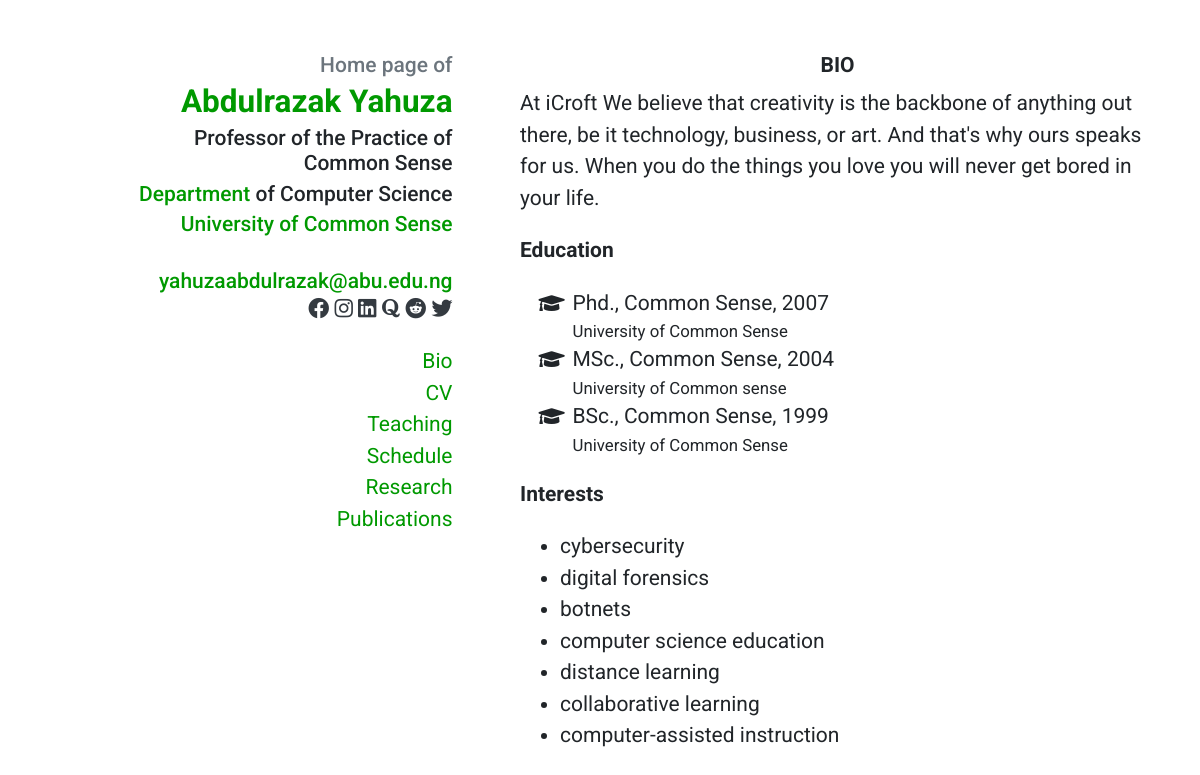
/staff/abdullyahuza/bio, run on the app's committed database.
### tables this page shows
CREATE TABLE `staff_details` (
  `id` int(11) NOT NULL,
  `user_id` int(11) NOT NULL,
  `title` varchar(20) DEFAULT NULL,
  `firstName` varchar(20) DEFAULT NULL,
  `middleName` varchar(20) DEFAULT NULL,
  `lastName` varchar(20) DEFAULT NULL,
  `email` varchar(50) DEFAULT NULL,
  `gsm` varchar(13) DEFAULT NULL,
  `department` varchar(50) DEFAULT NULL,
  `taking` varchar(50) DEFAULT NULL,
  `field` varchar(100) DEFAULT NULL,
  `bio` text DEFAULT NULL,
  `teaching` text DEFAULT NULL,
  `schedule` text DEFAULT NULL,
  `research` text DEFAULT NULL,
  `publications` text DEFAULT NULL,
  `img` varchar(20) DEFAULT NULL
);

### core/classes/Input.php (called while the page is built, shortened)
<?php
class Input {
    public static function get($item) {
        if (isset($_POST[$item])) {
            return $_POST[$item];
        } else if (isset($_GET[$item])) {
            return $_GET[$item];
        }
        return '';
    }
}

### core/classes/Config.php (called while the page is built)
<?php
class Config {
    public static function get($path = null) {
        if($path) {
            $config = $GLOBALS['config'];
            $path = explode('/', $path);
            foreach ($path as $bit) {
                if (isset($config[$bit])) {
                    $config = $config[$bit];
                }
            }
            return $config;
        }
        return false;
    }
}

### core/classes/DB.php (called while the page is built, shortened)
<?php
class DB {
    private static $_instance = null;
    private $_pdo,
            $_query,
            $_error = false,
            $_results,
            $_count = 0;
    private function __construct() {
        try {
            $this->_pdo = new PDO('mysql:host=' .Config::get('mysql/host'). ';dbname=' .Config::get('mysql/db'), Config::get('mysql/username'), Config::get('mysql/password'));
        } catch(PDOException $e) {
            die($e.getMessage());
        }
    }
    public static function getInstance() {
        if(!isset(self::$_instance)) {
            self::$_instance = new DB();
        }
        return self::$_instance;
    }
    public function query($sql, $params = array()) {
        $this->_error = false;
        if($this->_query = $this->_pdo->prepare($sql)) {
            $x = 1;
            if(count($params)) {
                foreach ($params as $param) {
                    $this->_query->bindValue($x, $param);
                    $x++;
                }
            }
            if($this->_query->execute()) {
                $this->_results = $this->_query->fetchAll(PDO::FETCH_OBJ);
                $this->_count = $this->_query->rowCount();
            } else {
                $this->_error = true;
            }
        }
        return $this;
    }
    public function action($action, $table, $where = array()) {
        if (count($where) === 3) {
            $operators = array('=','>','<','>=','<=');
            $field = $where[0];
            $operator = $where[1];
            $value = $where[2];
            if (in_array($operator, $operators)) {
                 $sql = "{$action} FROM {$table} WHERE {$field} {$operator} ?";
                 if (!$this->query($sql, array($value))->error()) {
                     return $this;
                 }
             }
        }
    }
    public function get($table, $where) {
        return $this->action('SELECT *', $table, $where);
    }
    public function results() {
        return $this->_results;
    }
    public function first() {
        return $this->results()[0];
    }
    public function error() {
        return $this->_error;
    }
    public function count() {
        return $this->_count;
    }
}

### core/classes/User.php (called while the page is built, shortened)
<?php
    class User {
        private $_db,
                $_data,
                $_sessionName,
                $_cookieName,
                $_isLoggedIn;
        public function __construct($user=null) {
            $this->_db = DB::getInstance();
            $this->_sessionName = Config::get('session/session_name');
            if (!$user) {
                if (Session::exists($this->_sessionName)) {
                    $user = Session::get($this->_sessionName);
                    if ($this->find($user)) {
                        $this->_isLoggedIn = true;
                    } else {
                    }
                }
            } else {
                $this->find($user);
            }
        }
        public function find($user = null) {
            if ($user) {
                $field = (is_numeric($user)) ? 'id' : 'username';
                $data = $this->_db->get('users', array($field, '=', $user));
                if ($data->count()) {
                    $this->_data = $data->first();
                    return true;
                }
            }
            return false;
        }
        public function exists() {
            return (!empty($this->_data)) ? true : false;
        }
        public function data() {
            return $this->_data;
        }
    }
 ?>

### core/functions/sanitize.php (called while the page is built)
<?php
function escape($string){
    return htmlentities($string, ENT_QUOTES, 'UTF-8');
}

### staff/bio.php (the view, shortened to what this page needs)
<?php
$username = Input::get('s');
if (!$username) {
    Redirect::to('../error/');
} else {
    $user = new User($username);
    if (!$user->exists()) {
        Redirect::to('../error/');
    } else {
        $data = $user->data();
        $sData = DB::getInstance()->get('staff_details',array('user_id', '=', $data->id))->first();
    ?>
    <?php include 'includes/pages/staff_header.php'; ?>
        <div class="container">
            <div class="row">
                <?php include 'includes/pages/staff_profile_sidebar.php' ?>
                <main class="col-md-7">
                    <h1 style="text-align: center;">BIO</h1>
                        <?php echo $sData->bio; ?>
                </main>
            </div>
        </div>
    <?php include 'includes/pages/staff_footer.php'; ?>
<?php
    }
}
?>

### staff/includes/pages/staff_profile_sidebar.php (shortened to what this page needs)
<aside class="col-md-5">
    <h2 class="mb-1 text-muted">Home page of <?php echo escape($sData->title); ?></h2>
    <h1 class="mb-1"><a href="../<?php echo escape($data->username); ?>/"><?php echo escape($sData->firstName)." ".escape($sData->middleName)." ".escape($sData->lastName); ?></a></h1>
    <h2 class="mb-1 pl-md-5"><?php echo escape($sData->field); ?></h2>
    <h2 class="mb-1 pl-md-5"><a href="../../departments">Department</a> of <?php echo escape($sData->department); ?></h2>
    <h3 class="mb-4"><a href="https://www.kadunapoly.edu.ng/">University of Common Sense</a></h3>
    <h3 class="mb-0"><a href="mailto:<?php echo escape($sData->email); ?>"><?php echo escape($sData->email); ?></a></h3>
    <p class="mb-0">
        <a class="text-dark" href="https://www.facebook.com/<?php echo escape($data->username); ?>"><i class="fab fa-facebook"></i></a>
        <a class="text-dark" href="https://www.instagram.com/<?php echo escape($data->username); ?>"><i class="fab fa-instagram"></i></a>
        <a class="text-dark" href="https://www.linkedin.com/in/<?php echo escape($data->username); ?>"><i class="fab fa-linkedin"></i></a>
        <a class="text-dark" href="https://www.quora.com/profile/<?php echo escape($data->username); ?>"><i class="fab fa-quora"></i></a>
        <a class="text-dark" href="https://www.reddit.com/user/<?php echo escape($data->username); ?>"><i class="fab fa-reddit"></i></a>
        <a class="text-dark" href="https://twitter.com/<?php echo escape($data->username); ?>"><i class="fab fa-twitter"></i></a>
    </p>
    <nav class="d-block mb-4 p-0 navbar navbar-expand-md navbar-light">
        <div class="collapse navbar-collapse" id="navbar">
            <ul class="flex-column ml-md-auto mt-3 nav">
                <li class="nav-item">
                    <a class="nav-link p-0" href="../<?php echo escape($data->username); ?>/bio">Bio</a>
                </li>
                <li class="nav-item">
                    <a class="nav-link p-0" href="../<?php echo escape($data->username); ?>/cv">CV</a>
                </li>
                <li class="nav-item">
                    <a class="nav-link p-0" href="../<?php echo escape($data->username); ?>/teaching">Teaching</a>
                </li>
                <li class="nav-item">
                    <a class="nav-link p-0" href="../<?php echo escape($data->username); ?>/schedule">Schedule</a>
                </li>
                <li class="nav-item">
                    <a class="nav-link p-0" href="../<?php echo escape($data->username); ?>/research">Research</a>
                </li>
                <li class="nav-item">
                    <a class="nav-link p-0" href="../<?php echo escape($data->username); ?>/publications">Publications</a>
                </li>
            </ul>
        </div>
    </nav>
</aside>

### staff/all.css (style rules this page uses)
.fa,.fab,.fad,.fal,.far,.fas { -moz-osx-font-smoothing:grayscale;-webkit-font-smoothing:antialiased;display:inline-block;font-style:normal;font-variant:normal;text-rendering:auto;line-height:1 }
.fa-ul { list-style-type:none;margin-left:2.5em;padding-left:0 }
.fa-ul>li { position:relative }
.fa-li { left:-2em;position:absolute;text-align:center;width:2em;line-height:inherit }
.fa-facebook:before { content:"\f09a" }
.fa-graduation-cap:before { content:"\f19d" }
.fa-instagram:before { content:"\f16d" }
.fa-linkedin:before { content:"\f08c" }
.fa-quora:before { content:"\f2c4" }
.fa-reddit:before { content:"\f1a1" }
.fa-twitter:before { content:"\f099" }
.fab { font-family:"Font Awesome 5 Brands" }
.fab,.far { font-weight:400 }
.fa,.far,.fas { font-family:"Font Awesome 5 Free" }
.fa,.fas { font-weight:900 }

### data on the page
staff_details: firstName "Abdulrazak", lastName "Yahuza", field "Professor of the Practice of Common Sense", department "Computer Science", email "yahuzaabdulrazak@abu.edu.ng", bio "At iCroft We believe that creativity is the backbone of anything out there, be it technology, business, or art. And that's why ours speaks for us. When you do the things you love you will never get bored in your life. Education Phd., Common Sense, 2007 University of Common Sense MSc., Common Sense, 2004 University of Common sense BSc., Common Sense, 1999 University of Common Sense Interests cybersecurity digital forensics botnets computer science education distance learning collaborative learning computer-assisted instruction"
